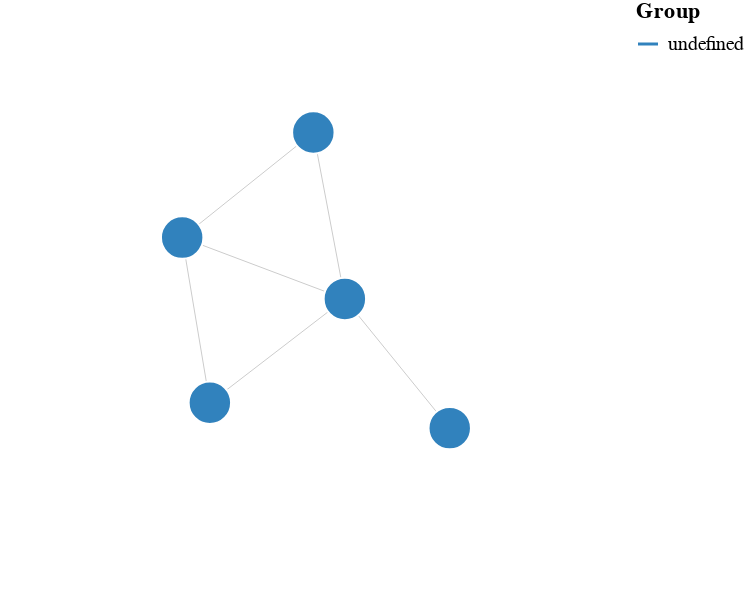

Write notebook code for a chart like this one.
### Code cell
g = nx.generators.barabasi_albert_graph(5, 3)
nx.set_node_attributes(g, {k:f"n{i}" for i, k in enumerate(g.nodes)}, "label")
schema = plots.spring_force_graph(g, node_labels=None)
plots.save_schema(schema, "_schema.json")
plots.ipy_display(schema, format="interactive")

### Figure 1 — Vega specification as saved in the notebook (floating-point values rounded to 4 significant figures)
{"$schema": "https://vega.github.io/schema/vega/v5.json", "data": [{"name": "node-data", "values": [{"id": 0, "label": "n0"}, {"id": 1, "label": "n1"}, {"id": 2, "label": "n2"}, {"id": 3, "label": "n3"}, {"id": 4, "label": "n4"}]}, {"name": "link-data", "values": [{"source": 0, "target": 1}, {"source": 0, "target": 2}, {"source": 0, "target": 3}, {"source": 0, "target": 4}, {"source": 1, "target": 4}, {"source": 2, "target": 4}]}], "description": "A node-link diagram with force-directed layout.", "height": 300, "legends": [{"stroke": "color", "symbolType": "stroke", "title": "Group"}], "marks": [{"encode": {"enter": {"fill": {"field": "group", "scale": "color"}, "stroke": {"value": "white"}}, "update": {"cursor": {"value": "pointer"}, "size": {"signal": "2 * nodeRadius * nodeRadius"}}}, "from": {"data": "node-data"}, "name": "nodes", "on": [{"modify": "node", "trigger": "fix", "values": "fix === true ? {fx: node.x, fy: node.y} : {fx: fix[0], fy: fix[1]}"}, {"modify": "node", "trigger": "!fix", "values": "{fx: null, fy: null}"}], "transform": [{"forces": [{"force": "center", "x": {"signal": "cx"}, "y": {"signal": "cy"}}, {"force": "collide", "radius": {"signal": "nodeRadius"}}, {"force": "nbody", "strength": {"signal": "nodeCharge"}}, {"distance": {"signal": "linkDistance"}, "force": "link", "links": "link-data"}], "iterations": 300, "restart": {"signal": "restart"}, "signal": "force", "static": {"signal": "static"}, "type": "force"}], "type": "symbol", "zindex": 1}, {"encode": {"update": {"stroke": {"value": "#ccc"}, "strokeWidth": {"value": 0.5}}}, "from": {"data": "link-data"}, "interactive": false, "transform": [{"require": {"signal": "force"}, "shape": "line", "sourceX": "datum.source.x", "sourceY": "datum.source.y", "targetX": "datum.target.x", "targetY": "datum.target.y", "type": "linkpath"}], "type": "path"}], "padding": 0, "scales": [{"domain": {"data": "node-data", "field": "group"}, "name": "color", "range": {"scheme": "category20c"}, "type": "ordinal"}], "signals": [{"name": "cx", "update": "width / 2"}, {"name": "cy", "update": "height / 2"}, {"name": "nodeRadius", "value": 15}, {"name": "nodeCharge", "value": -80}, {"name": "linkDistance", "value": 80}, {"bind": {"input": "checkbox"}, "name": "static", "value": true}, {"description": "State variable for active node fix status.", "name": "fix", "on": [{"events": "symbol:mouseout[!event.buttons], window:mouseup", "update": "false"}, {"events": "symbol:mouseover", "update": "fix || true"}, {"events": "[symbol:mousedown, window:mouseup] > window:mousemove!", "force": true, "update": "xy()"}], "value": false}, {"description": "Graph node most recently interacted with.", "name": "node", "on": [{"events": "symbol:mouseover", "update": "fix === true ? item() : node"}], "value": null}, {"description": "Flag to restart Force simulation upon data changes.", "name": "restart", "on": [{"events": {"signal": "fix"}, "update": "fix && fix.length"}], "value": false}], "width": 300}
